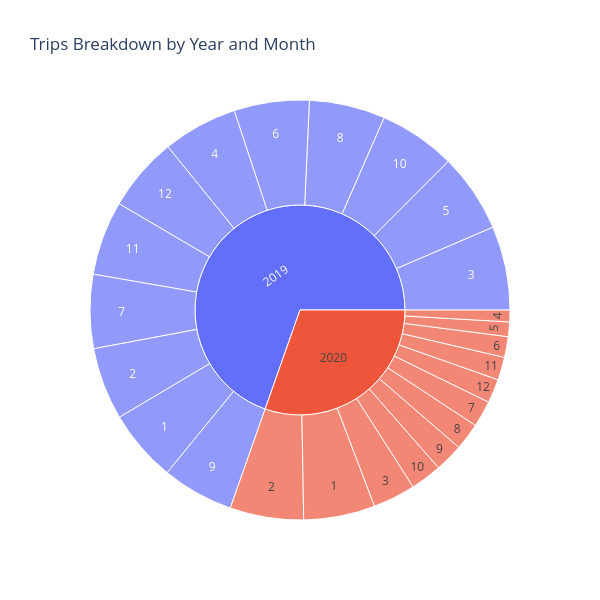

Notebook code for this chart:
### Markdown cell above
---

### 🎯 Deliverable 9: Sunburst Chart of Monthly Trips

#### 👇 Tasks

- ✔️ Using `df_monthly`, create a sunburst chart that shows the proportion of monthly number of trips for both 2019 and 2020.
- ✔️ Set an appropriate title.
- ✔️ Set both the `width` and `height` to `600`.
- ✔️ Store your figure in a variable named `fig`.
- ✔️ Display the figure using `fig.show()`

#### 🔑 Sample Output

![Sample Output](https://github.com/bdi475/images/blob/3a8d245f873b4cd03e4053bc0a827591562740f5/case-studies/rideshare-trips/sample-output-trips-monthly-breakdown-sunburst-01.png?raw=true)

#### 🚀 Hint

Replace `my_dataframe`, `'column1'`, `'column2'`, `'column3'`, and `...`s with your own values from the code below.

```python
fig = px.sunburst(
    my_dataframe,
    path=['column1', 'column2'],
    values='column3',
    title='Your Title Here',
    width=...,
    height=...
)
fig.show()
```

### Code cell
# YOUR CODE BEGINS
fig = px.sunburst(
    df_monthly,
    path=["year", "month"],
    values="num_trips",
    title="Trips Breakdown by Year and Month",
    width=600,
    height=600,
)

fig.show()
# YOUR CODE ENDS

### Figure 1 — Plotly figure (JSON) as saved in the notebook; plotly's stock layout.template omitted (floating-point values rounded to 4 significant figures)
{"data": [{"branchvalues": "total", "domain": {"x": [0, 1], "y": [0, 1]}, "hovertemplate": "labels=%{label}<br>num_trips=%{value}<br>parent=%{parent}<br>id=%{id}<extra></extra>", "ids": ["2019/1", "2019/2", "2019/3", "2019/4", "2019/5", "2019/6", "2019/7", "2019/8", "2019/9", "2019/10", "2019/11", "2019/12", "2020/1", "2020/2", "2020/3", "2020/4", "2020/5", "2020/6", "2020/7", "2020/8", "2020/9", "2020/10", "2020/11", "2020/12", "2019", "2020"], "labels": ["1", "2", "3", "4", "5", "6", "7", "8", "9", "10", "11", "12", "1", "2", "3", "4", "5", "6", "7", "8", "9", "10", "11", "12", "2019", "2020"], "name": "", "parents": ["2019", "2019", "2019", "2019", "2019", "2019", "2019", "2019", "2019", "2019", "2019", "2019", "2020", "2020", "2020", "2020", "2020", "2020", "2020", "2020", "2020", "2020", "2020", "2020", "", ""], "type": "sunburst", "values": [77310.0, 77370.0, 89690.0, 79830.0, 84170.0, 80350.0, 79010.0, 81140.0, 76520.0, 82130.0, 79400.0, 79440.0, 76260.0, 78730.0, 45560.0, 12610.0, 15620.0, 22090.0, 28130.0, 29010.0, 30260.0, 33490.0, 24500.0, 25590.0, 966300.0, 421800.0]}], "layout": {"height": 600, "legend": {"tracegroupgap": 0}, "title": {"text": "Trips Breakdown by Year and Month"}, "width": 600}}
